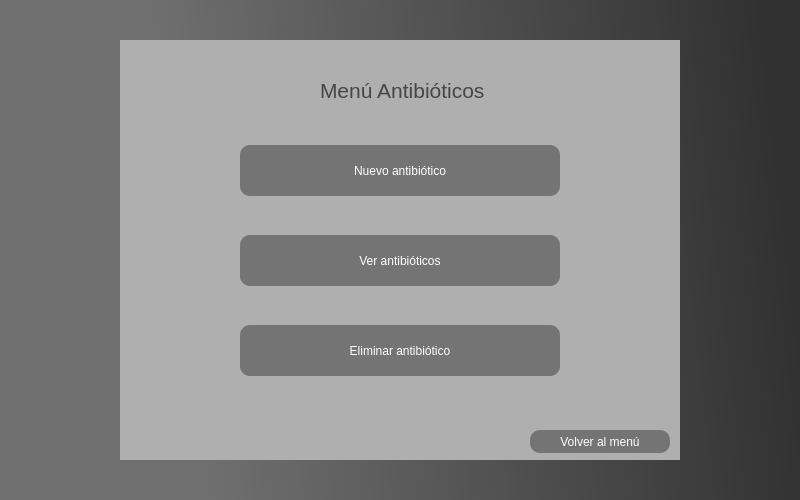
<?xml version="1.0" encoding="UTF-8"?>
<ui version="4.0">
 <class>MainWindow</class>
 <widget class="QMainWindow" name="MainWindow">
  <property name="geometry">
   <rect>
    <x>0</x>
    <y>0</y>
    <width>800</width>
    <height>500</height>
   </rect>
  </property>
  <property name="minimumSize">
   <size>
    <width>800</width>
    <height>500</height>
   </size>
  </property>
  <property name="maximumSize">
   <size>
    <width>800</width>
    <height>500</height>
   </size>
  </property>
  <property name="windowTitle">
   <string>MainWindow</string>
  </property>
  <property name="styleSheet">
   <string notr="true">QWidget#centralwidget{background-color: qlineargradient(spread:pad, x1:0, y1:0.625, x2:1, y2:0.551, stop:0.232955 rgba(111, 111, 111, 255), stop:1 rgba(74, 74, 74, 255));
background-color: qlineargradient(spread:pad, x1:0, y1:0.625, x2:1, y2:0.551, stop:0.232955 rgba(111, 111, 111, 255), stop:1 rgba(48, 48, 48, 255));}</string>
  </property>
  <widget class="QWidget" name="centralwidget">
   <widget class="QGroupBox" name="groupBox_2">
    <property name="geometry">
     <rect>
      <x>120</x>
      <y>40</y>
      <width>560</width>
      <height>420</height>
     </rect>
    </property>
    <property name="cursor">
     <cursorShape>ArrowCursor</cursorShape>
    </property>
    <property name="styleSheet">
     <string notr="true">QWidget#groupBox_2{background-color: qlineargradient(spread:pad, x1:0, y1:0.625, x2:1, y2:0.551, stop:0 rgba(175, 175, 175, 255));
font: 12pt &quot;MS Shell Dlg 2&quot;;
border: none;}

</string>
    </property>
    <property name="title">
     <string/>
    </property>
    <widget class="QLabel" name="label">
     <property name="geometry">
      <rect>
       <x>200</x>
       <y>30</y>
       <width>171</width>
       <height>41</height>
      </rect>
     </property>
     <property name="font">
      <font>
       <pointsize>16</pointsize>
      </font>
     </property>
     <property name="styleSheet">
      <string notr="true">color: rgb(70, 70, 70);</string>
     </property>
     <property name="text">
      <string>Menú Antibióticos</string>
     </property>
    </widget>
    <widget class="QPushButton" name="eliminarAntibioticoBoton">
     <property name="geometry">
      <rect>
       <x>120</x>
       <y>285</y>
       <width>320</width>
       <height>51</height>
      </rect>
     </property>
     <property name="cursor">
      <cursorShape>PointingHandCursor</cursorShape>
     </property>
     <property name="styleSheet">
      <string notr="true">QWidget#eliminarAntibioticoBoton{border-radius:10px;
	font: 10pt &quot;MS Shell Dlg 2&quot;;
color: rgb(255, 255, 255);
background-color: qlineargradient(spread:pad, x1:0, y1:0.625, x2:1, y2:0.551, stop:0 rgba(116, 116, 116, 255));
border: 1px;
border-color: qlineargradient(spread:pad, x1:0, y1:0, x2:1, y2:1, stop:1 rgba(220, 220, 220, 255));}
QWidget#eliminarAntibioticoBoton:hover{
	background-color: qlineargradient(spread:pad, x1:0, y1:0, x2:1, y2:1, stop:0 rgba(240, 240, 240, 255));
	color: rgb(68, 68, 68);
	border-color: rgb(68, 68, 68);
	shadow: large;
}</string>
     </property>
     <property name="text">
      <string>Eliminar antibiótico</string>
     </property>
    </widget>
    <widget class="QPushButton" name="nuevoAntibioticoBoton">
     <property name="geometry">
      <rect>
       <x>120</x>
       <y>105</y>
       <width>320</width>
       <height>51</height>
      </rect>
     </property>
     <property name="cursor">
      <cursorShape>PointingHandCursor</cursorShape>
     </property>
     <property name="styleSheet">
      <string notr="true">QWidget#nuevoAntibioticoBoton{border-radius:10px;
	font: 10pt &quot;MS Shell Dlg 2&quot;;
color: rgb(255, 255, 255);
background-color: qlineargradient(spread:pad, x1:0, y1:0.625, x2:1, y2:0.551, stop:0 rgba(116, 116, 116, 255));
border: 1px;
border-color: qlineargradient(spread:pad, x1:0, y1:0, x2:1, y2:1, stop:1 rgba(220, 220, 220, 255));}
QWidget#nuevoAntibioticoBoton:hover{
	background-color: qlineargradient(spread:pad, x1:0, y1:0, x2:1, y2:1, stop:0 rgba(240, 240, 240, 255));
	color: rgb(68, 68, 68);
	border-color: rgb(68, 68, 68);
	shadow: large;
}</string>
     </property>
     <property name="text">
      <string>Nuevo antibiótico</string>
     </property>
    </widget>
    <widget class="QPushButton" name="verAntibioticosBoton">
     <property name="geometry">
      <rect>
       <x>120</x>
       <y>195</y>
       <width>320</width>
       <height>51</height>
      </rect>
     </property>
     <property name="cursor">
      <cursorShape>PointingHandCursor</cursorShape>
     </property>
     <property name="styleSheet">
      <string notr="true">QWidget#verAntibioticosBoton{border-radius:10px;
	font: 10pt &quot;MS Shell Dlg 2&quot;;
color: rgb(255, 255, 255);
background-color: qlineargradient(spread:pad, x1:0, y1:0.625, x2:1, y2:0.551, stop:0 rgba(116, 116, 116, 255));
border: 1px;
border-color: qlineargradient(spread:pad, x1:0, y1:0, x2:1, y2:1, stop:1 rgba(220, 220, 220, 255));}
QWidget#verAntibioticosBoton:hover{
	background-color: qlineargradient(spread:pad, x1:0, y1:0, x2:1, y2:1, stop:0 rgba(240, 240, 240, 255));
	color: rgb(68, 68, 68);
	border-color: rgb(68, 68, 68);
	shadow: large;
}</string>
     </property>
     <property name="text">
      <string>Ver antibióticos</string>
     </property>
    </widget>
    <widget class="QLabel" name="mensajeRetorno">
     <property name="geometry">
      <rect>
       <x>140</x>
       <y>390</y>
       <width>271</width>
       <height>16</height>
      </rect>
     </property>
     <property name="text">
      <string/>
     </property>
    </widget>
    <widget class="QPushButton" name="volverMenuBoton">
     <property name="geometry">
      <rect>
       <x>410</x>
       <y>390</y>
       <width>140</width>
       <height>23</height>
      </rect>
     </property>
     <property name="cursor">
      <cursorShape>PointingHandCursor</cursorShape>
     </property>
     <property name="styleSheet">
      <string notr="true">QWidget#volverMenuBoton{border-radius:10px;
color: rgb(255, 255, 255);
background-color: qlineargradient(spread:pad, x1:0, y1:0.625, x2:1, y2:0.551, stop:0 rgba(116, 116, 116, 255));
border: 1px;
border-color: qlineargradient(spread:pad, x1:0, y1:0, x2:1, y2:1, stop:1 rgba(220, 220, 220, 255));}
QWidget#volverMenuBoton:hover{
	background-color: qlineargradient(spread:pad, x1:0, y1:0, x2:1, y2:1, stop:0 rgba(240, 240, 240, 255));
	color: rgb(68, 68, 68);
	border-color: rgb(68, 68, 68);
	shadow: large;
}</string>
     </property>
     <property name="text">
      <string>Volver al menú</string>
     </property>
    </widget>
   </widget>
  </widget>
 </widget>
 <resources/>
 <connections/>
</ui>
